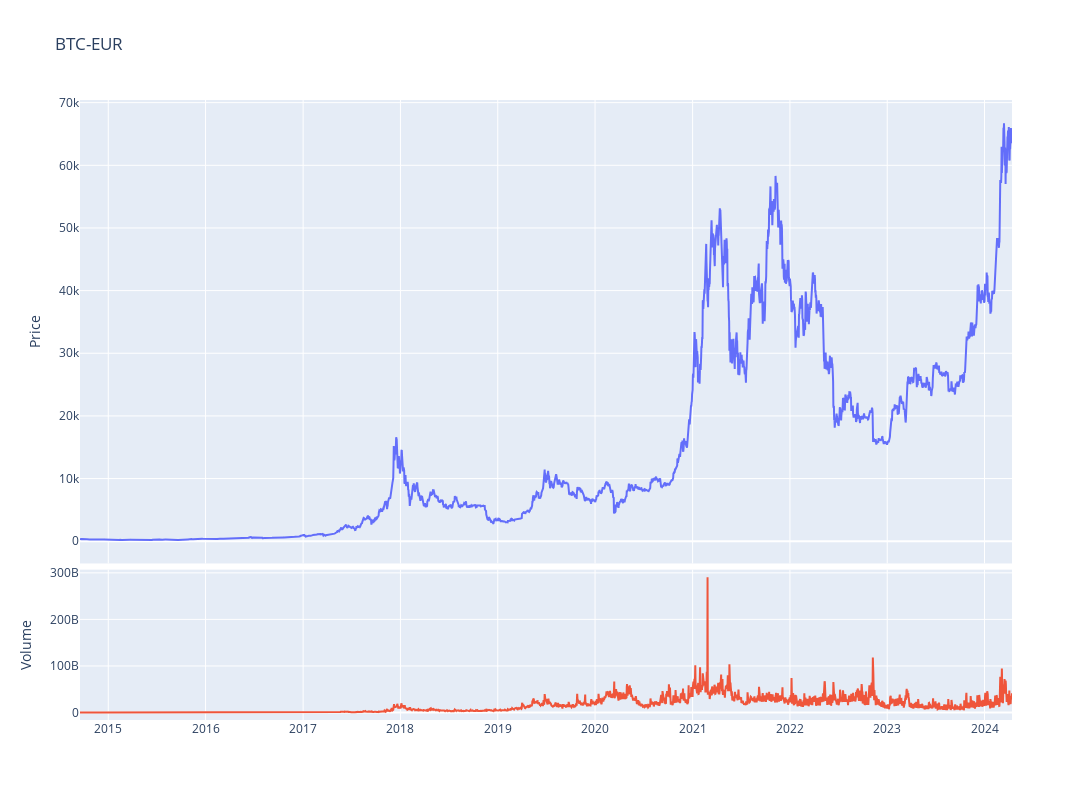

Source (notebook cell):
### Code cell
fig = make_subplots(rows=4, cols=1,shared_xaxes=True,vertical_spacing=0.01,specs=[[{'rowspan':3,'colspan':1}],[None],[None],[{'rowspan':1,'colspan':1}]])

# Graph (1,1)
fig.add_trace(go.Scatter(x=stock_ticker.index,y=stock_ticker['Adj Close'],mode="lines",name=f"{ticker}"),row=1, col=1)
# Update xaxis properties
fig.update_yaxes(title_text="Price", row=1, col=1)

# Graph (4,1)
fig.add_trace(go.Scatter(x=stock_ticker.index,y=stock_ticker['Volume'],mode="lines",name='Volume'),row=4, col=1)
fig.update_yaxes(title_text="Volume", row=4, col=1)

fig.update_layout(height=800, width=1300,showlegend=False,title=f"{ticker}")

fig.show()

### Figure 1 — Plotly figure (JSON) as saved in the notebook; plotly's stock layout.template omitted (floating-point values rounded to 4 significant figures; data arrays with more than 128 entries replaced by an {"elided": "..."} marker saying what was removed)
{"data": [{"mode": "lines", "name": "BTC-EUR", "type": "scatter", "x": {"elided": "3497 str values"}, "xaxis": "x", "y": {"elided": "3497 float values"}, "yaxis": "y"}, {"mode": "lines", "name": "Volume", "type": "scatter", "x": {"elided": "3497 str values"}, "xaxis": "x2", "y": {"elided": "3497 int values"}, "yaxis": "y2"}], "layout": {"height": 800, "showlegend": false, "title": {"text": "BTC-EUR"}, "width": 1300, "xaxis": {"anchor": "y", "domain": [0, 1], "matches": "x2", "showticklabels": false}, "xaxis2": {"anchor": "y2", "domain": [0, 1]}, "yaxis": {"anchor": "x", "domain": [0.2525, 1], "title": {"text": "Price"}}, "yaxis2": {"anchor": "x2", "domain": [0, 0.2425], "title": {"text": "Volume"}}}}
